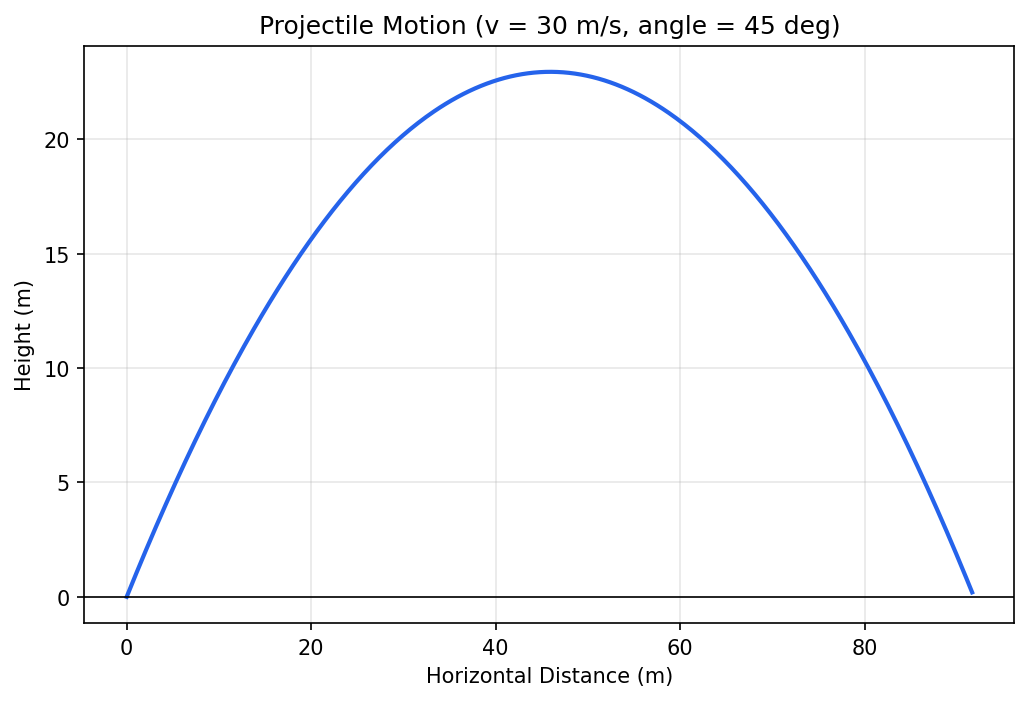

The Python source for this figure:
"""
Project 1: Projectile Motion Simulator
বিষয়: Physics + Math | লেভেল: Basic Python

এই স্ক্রিপ্টটা ৫টা ধাপে ভাগ করা। প্রতিটা ধাপ একটা function।
নিচ থেকে উপরে না পড়ে, উপর থেকে নিচে পড়ুন - main() function-টাই
সব ধাপকে একসাথে জোড়া দেয়।
"""

import math
import matplotlib.pyplot as plt


# ----------------------------------------------------------------
# ধাপ ১: শুরুর বেগ (v) ও কোণ (angle) থেকে vx, vy বের করা
# ----------------------------------------------------------------
def get_components(v, angle_deg):
    """
    v         : শুরুর বেগ (m/s)
    angle_deg : ছোঁড়ার কোণ (ডিগ্রিতে, যেমন 45)

    রিটার্ন করে (vx, vy) - অনুভূমিক ও উলম্ব বেগ
    """
    angle_rad = math.radians(angle_deg)  # ডিগ্রি -> রেডিয়ান
    vx = v * math.cos(angle_rad)
    vy = v * math.sin(angle_rad)
    return vx, vy


# ----------------------------------------------------------------
# ধাপ ২: বাতাসে থাকার মোট সময় (Time of Flight)
# ----------------------------------------------------------------
def time_of_flight(vy, g=9.8):
    """সূত্র: T = 2 * vy / g"""
    return 2 * vy / g


# ----------------------------------------------------------------
# ধাপ ৩: সর্বোচ্চ উচ্চতা (Max Height)
# ----------------------------------------------------------------
def max_height(vy, g=9.8):
    """সূত্র: H = vy^2 / (2 * g)"""
    return (vy ** 2) / (2 * g)


# ----------------------------------------------------------------
# ধাপ ৪: পুরো trajectory (path)-এর (x, y) বিন্দুগুলো বের করা
# ----------------------------------------------------------------
def trajectory(vx, vy, g=9.8, dt=0.01):
    """
    dt = ছোট time step (সেকেন্ড)। এই লুপ ধরে ধরে t = 0, dt, 2*dt, ...
    সময়ে বস্তুর অবস্থান হিসাব করে, যতক্ষণ না বস্তু মাটিতে (y <= 0) পড়ে।

    রিটার্ন করে দুটো list: x_points, y_points
    """
    x_points = []
    y_points = []

    t = 0.0
    while True:
        x = vx * t
        y = vy * t - 0.5 * g * (t ** 2)

        if y < 0:  # বস্তু মাটির নিচে চলে গেলে লুপ থামাও
            break

        x_points.append(x)
        y_points.append(y)
        t += dt

    return x_points, y_points


# ----------------------------------------------------------------
# ধাপ ৫: গ্রাফ আঁকা
# ----------------------------------------------------------------
def plot_trajectory(x_points, y_points, angle_deg, v):
    plt.figure(figsize=(8, 5))
    plt.plot(x_points, y_points, linewidth=2, color="#2563eb")
    plt.title(f"Projectile Motion (v = {v} m/s, angle = {angle_deg} deg)")
    plt.xlabel("Horizontal Distance (m)")
    plt.ylabel("Height (m)")
    plt.grid(True, alpha=0.3)
    plt.axhline(0, color="black", linewidth=0.8)
    plt.savefig("projectile_motion_plot.png", dpi=150, bbox_inches="tight")
    print("গ্রাফ সেভ হয়েছে: projectile_motion_plot.png")


# ----------------------------------------------------------------
# সব ধাপ একসাথে চালানো
# ----------------------------------------------------------------
def main():
    # --- এখানে বেগ ও কোণ বদলে বদলে চেষ্টা করুন ---
    v = 30          # m/s
    angle_deg = 45  # degree
    g = 9.8         # m/s^2

    vx, vy = get_components(v, angle_deg)

    T = time_of_flight(vy, g)
    H = max_height(vy, g)
    R = vx * T  # Range = vx * total time

    print(f"শুরুর বেগ: {v} m/s, কোণ: {angle_deg} ডিগ্রি")
    print(f"অনুভূমিক বেগ vx = {vx:.2f} m/s")
    print(f"উলম্ব বেগ vy    = {vy:.2f} m/s")
    print(f"সময়কাল (T)     = {T:.2f} সেকেন্ড")
    print(f"সর্বোচ্চ উচ্চতা (H) = {H:.2f} মিটার")
    print(f"পাল্লা (R)      = {R:.2f} মিটার")

    x_points, y_points = trajectory(vx, vy, g)
    plot_trajectory(x_points, y_points, angle_deg, v)


if __name__ == "__main__":
    main()
